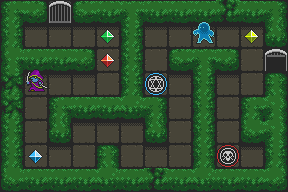

Rendered tile map (Tiled .tmx) drawn with the repository's tilesets; below, a short description and the map source with its tile grids summarised:
An orthogonal 12x8 tile map with 24x24 px tiles, 6 tile layers (Walls, Background, Shadows, Items, ...), 5 tilesets.

<map version="1.0" orientation="orthogonal" renderorder="right-down" width="12" height="8" tilewidth="24" tileheight="24">
 <tileset firstgid="1" name="World_Tiles" tilewidth="24" tileheight="24">
  <image source="../tiles/World_Tiles.png" width="648" height="936" />
 </tileset>
 <tileset firstgid="1054" name="World_Objects" tilewidth="24" tileheight="24">
  <image source="../tiles/World_Objects.png" width="336" height="261" />
 </tileset>
 <tileset firstgid="1194" name="Items" tilewidth="16" tileheight="16">
  <tileoffset x="4" y="-4" />
  <image source="../tiles/Items.png" width="384" height="304" />
  <tile id="83">
   <properties>
    <property name="atlas_name" value="green_diamond" />
   </properties>
  </tile>
  <tile id="84">
   <properties>
    <property name="atlas_name" value="blue_diamond" />
   </properties>
  </tile>
  <tile id="85">
   <properties>
    <property name="atlas_name" value="red_diamond" />
   </properties>
  </tile>
  <tile id="86">
   <properties>
    <property name="atlas_name" value="yellow_diamond" />
   </properties>
  </tile>
 </tileset>
 <tileset firstgid="1650" name="Creatures" tilewidth="24" tileheight="24">
  <tileoffset x="0" y="-4" />
  <image source="../tiles/Creatures.png" width="480" height="648" />
  <tile id="21">
   <properties>
    <property name="atlas_name" value="blue_knight" />
   </properties>
  </tile>
  <tile id="146">
   <properties>
    <property name="atlas_name" value="robed_drow" />
   </properties>
  </tile>
  <tile id="432">
   <properties>
    <property name="atlas_name" value="blue_blob_man" />
   </properties>
  </tile>
 </tileset>
 <tileset firstgid="2190" name="World_Dirt_Shadows" tilewidth="24" tileheight="24">
  <image source="../tiles/World_Dirt_Shadows.png" width="600" height="528" />
 </tileset>
 <layer name="Walls" width="12" height="8">
  <data>[96 cells, 57 non-empty, 1 distinct tile ids]</data>
 </layer>
 <layer name="Background" width="12" height="8">
  <data>[96 cells, 96 non-empty, 19 distinct tile ids]</data>
 </layer>
 <layer name="Shadows" width="12" height="8">
  <data>[96 cells, 20 non-empty, 1 distinct tile ids]</data>
 </layer>
 <layer name="Items" width="12" height="8">
  <data>[96 cells, 6 non-empty, 6 distinct tile ids]</data>
 </layer>
 <layer name="Objects" width="12" height="8">
  <data>[96 cells, 2 non-empty, 2 distinct tile ids]</data>
 </layer>
 <layer name="Creatures" width="12" height="8">
  <data>[96 cells, 2 non-empty, 2 distinct tile ids]</data>
 </layer>
</map>
